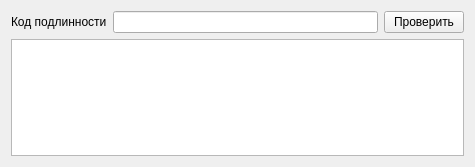
<?xml version="1.0" encoding="UTF-8"?>
<ui version="4.0">
 <class>CheckForm</class>
 <widget class="QWidget" name="CheckForm">
  <property name="geometry">
   <rect>
    <x>0</x>
    <y>0</y>
    <width>475</width>
    <height>167</height>
   </rect>
  </property>
  <property name="windowTitle">
   <string>Проверить код подлинности</string>
  </property>
  <layout class="QVBoxLayout" name="verticalLayout">
   <item>
    <layout class="QHBoxLayout" name="horizontalLayout">
     <item>
      <widget class="QLabel" name="label">
       <property name="text">
        <string>Код подлинности</string>
       </property>
      </widget>
     </item>
     <item>
      <widget class="QLineEdit" name="lineEditCod"/>
     </item>
     <item>
      <widget class="QPushButton" name="cmdGo">
       <property name="toolTip">
        <string>Проверить код</string>
       </property>
       <property name="text">
        <string>Проверить</string>
       </property>
      </widget>
     </item>
    </layout>
   </item>
   <item>
    <widget class="QTextEdit" name="textEdit"/>
   </item>
  </layout>
 </widget>
 <resources/>
 <connections/>
</ui>
